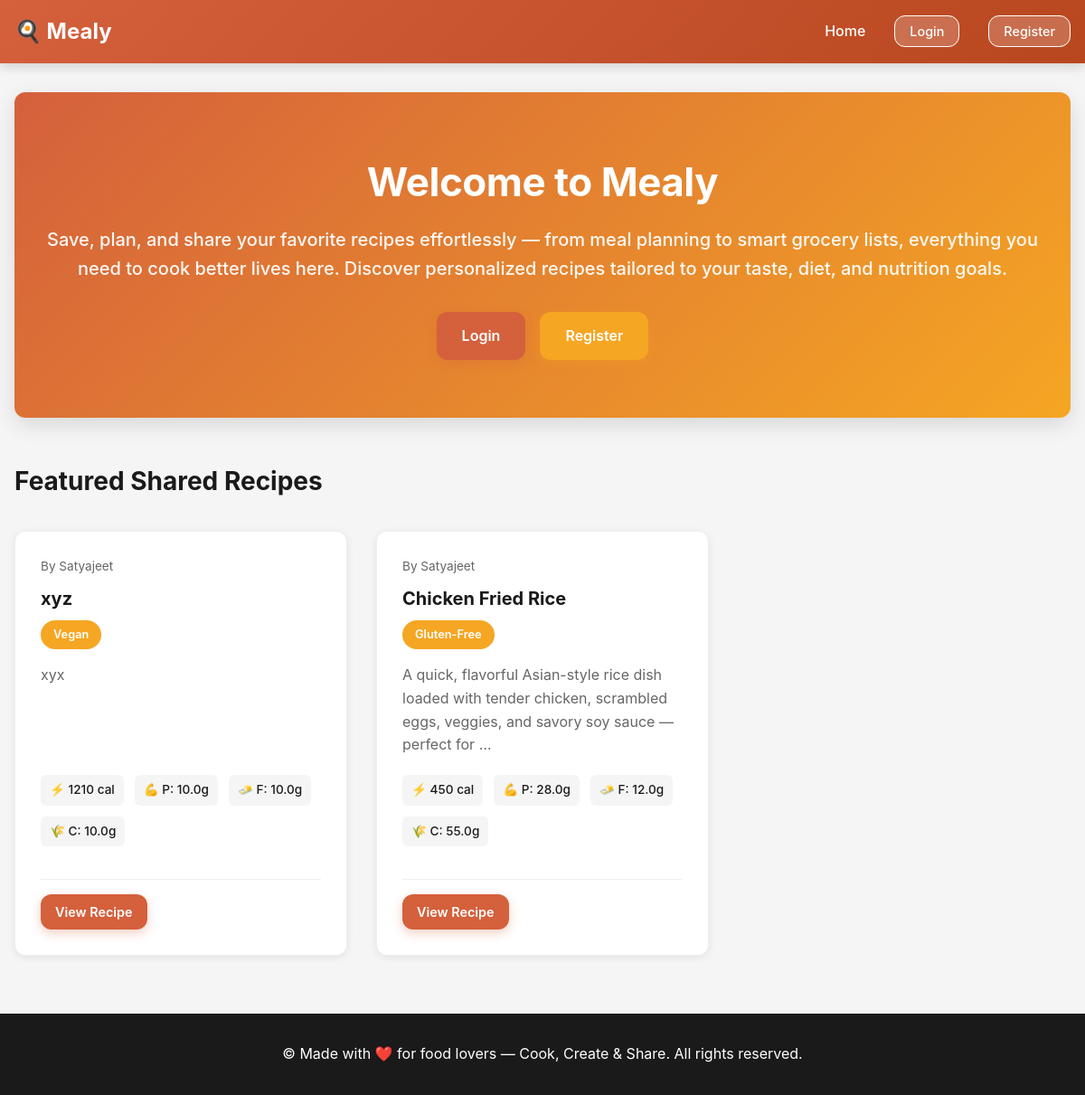
Before: / with the older database file.
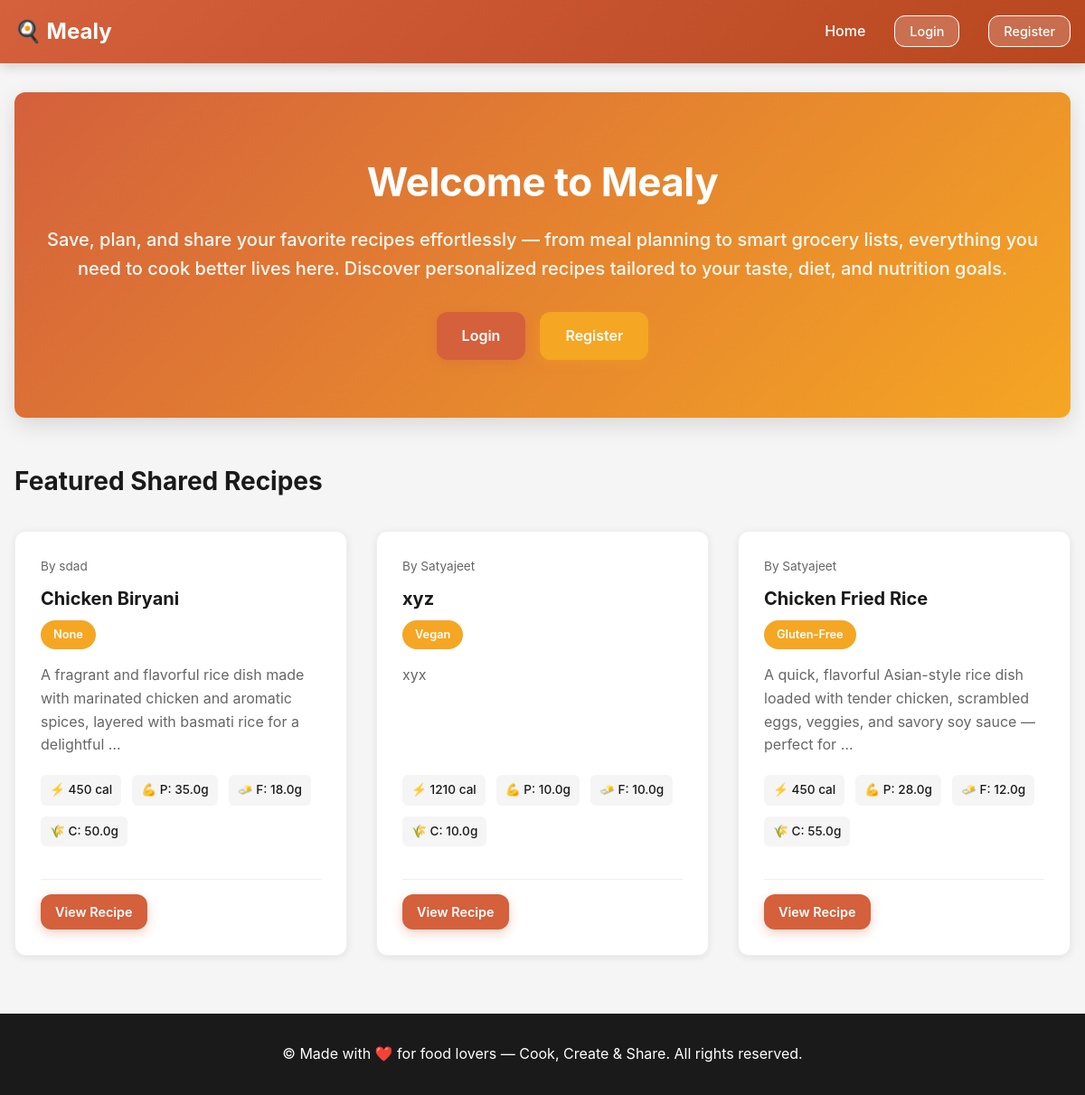
After: the same page with the newer database file.
### recipes/models.py (models this page shows, shortened)
class Recipe(models.Model):
    DIETARY_CHOICES = [
        ('none', 'None'),
        ('vegan', 'Vegan'),
        ('vegetarian', 'Vegetarian'),
        ('gluten_free', 'Gluten-Free'),
    ]
    user = models.ForeignKey(User, on_delete=models.CASCADE, related_name='recipes')
    title = models.CharField(max_length=255)
    description = models.TextField()
    ingredients = models.TextField()  # Stored as comma-separated or newline-separated
    instructions = models.TextField()
    calories = models.IntegerField(validators=[MinValueValidator(0)])
    protein = models.FloatField(validators=[MinValueValidator(0)])  # in grams
    fat = models.FloatField(validators=[MinValueValidator(0)])  # in grams
    carbs = models.FloatField(validators=[MinValueValidator(0)])  # in grams
    dietary_type = models.CharField(max_length=20, choices=DIETARY_CHOICES, default='none')
    is_shared = models.BooleanField(default=False)
    created_at = models.DateTimeField(auto_now_add=True)
    updated_at = models.DateTimeField(auto_now=True)
    class Meta:
        ordering = ['-created_at']

### recipes/views.py (the view)
# urls.py: path('', views.home, name='home'),
def home(request):
    shared_recipes = Recipe.objects.filter(is_shared=True).order_by('-created_at')[:6]
    context = {
        'shared_recipes': shared_recipes,
    }
    return render(request, 'recipes/home.html', context)

### templates/recipes/home.html (shortened to what this page needs)
{% extends 'base.html' %}
{% block content %}
<div class="home-hero">
    <h1>Welcome to Mealy</h1>
    <p>Save, plan, and share your favorite recipes effortlessly — from meal planning to smart grocery lists, everything you need to cook better lives here.
Discover personalized recipes tailored to your taste, diet, and nutrition goals.</p>
    {% if not user.is_authenticated %}
        <div class="hero-buttons">
            <a href="{% url 'login' %}" class="btn btn-primary">Login</a>
            <a href="{% url 'register' %}" class="btn btn-secondary">Register</a>
        </div>
    {% else %}
        <div class="hero-buttons">
            <a href="{% url 'add_recipe' %}" class="btn btn-primary">Add Recipe</a>
            <a href="{% url 'my_recipes' %}" class="btn btn-secondary">My Recipes</a>
        </div>
    {% endif %}
</div>
<div class="shared-recipes-section">
    <h2>Featured Shared Recipes</h2>
    {% if shared_recipes %}
        <div class="recipe-grid">
            {% for recipe in shared_recipes %}
                <div class="recipe-card">
                    <div class="author">By {{ recipe.user.username }}</div>
                    <h3>{{ recipe.title }}</h3>
                    <p class="dietary-badge">{{ recipe.get_dietary_type_display }}</p>
                    <p class="recipe-description">{{ recipe.description|truncatewords:20 }}</p>
                    <div class="nutrition-info">
                        <span>⚡ {{ recipe.calories }} cal</span>
                        <span>💪 P: {{ recipe.protein }}g</span>
                        <span>🧈 F: {{ recipe.fat }}g</span>
                        <span>🌾 C: {{ recipe.carbs }}g</span>
                    </div>
                    <div class="recipe-footer">
                        <a href="{% url 'view_recipe' recipe.id %}" class="btn btn-small btn-primary">View Recipe</a>
                    </div>
                </div>
            {% endfor %}
        </div>
    {% else %}
        <p>No shared recipes yet. Be the first to share!</p>
    {% endif %}
</div>
{% endblock %}

### templates/base.html (shortened to what this page needs)
<!DOCTYPE html>
<html lang="en">
<head>
    <link rel="stylesheet" href="/static/style.css">
</head>
<body>
    <nav class="navbar">
        <div class="nav-container">
            <a href="{% url 'home' %}" class="logo">🍳 Mealy</a>
            <ul class="nav-menu">
                <li><a href="{% url 'home' %}">Home</a></li>
                {% if user.is_authenticated %}
                    <li><a href="{% url 'my_recipes' %}">My Recipes</a></li>
                    <li><a href="{% url 'favorite_recipes' %}">♥ Favorites</a></li>
                    <li><a href="{% url 'meal_plans' %}">Meal Plans</a></li>
                    <li><a href="{% url 'shopping_lists' %}">Shopping Lists</a></li>
                    <li><a href="{% url 'shared_recipes' %}">Browse Recipes</a></li>
                    <li><a href="{% url 'dashboard' %}">Dashboard</a></li>
                    <li><span class="username">{{ user.username }}</span></li>
                    <li><a href="{% url 'logout' %}" class="btn-logout">Logout</a></li>
                {% else %}
                    <li><a href="{% url 'login' %}" class="btn-login">Login</a></li>
                    <li><a href="{% url 'register' %}" class="btn-register">Register</a></li>
                {% endif %}
            </ul>
        </div>
    </nav>
    <div class="container">
        {% block content %}{% endblock %}
    </div>
    <footer class="footer">
        <p>&copy; Made with ❤️ for food lovers — Cook, Create & Share. All rights reserved.</p>
    </footer>
</body>
</html>

### static/style.css (style rules this page uses)
* { margin: 0; padding: 0; box-sizing: border-box; }
:root { --primary-color: #d4603c; --primary-dark: #b8471f; --secondary-color: #f5a623; --accent-color: #2d5016; --danger-color: #e74c3c; --success-color: #27ae60; --gray-50: #fafafa; --gray-100: #f5f5f5; --gray-200: #efefef; --gray-300: #ddd; --gray-600: #666; --gray-900: #1a1a1a; --text-color: #2c2c2c; --bg-color: #ffffff; --border-radius: 12px; }
body { font-family: -apple-system, BlinkMacSystemFont, "Segoe UI", "Roboto", sans-serif; line-height: 1.6; color: var(--text-color); background-color: var(--gray-100); }
.navbar { background: linear-gradient(135deg, var(--primary-color) 0%, var(--primary-dark) 100%); color: white; padding: 1rem 0; box-shadow: 0 4px 12px rgba(0, 0, 0, 0.15); position: sticky; top: 0; z-index: 100; }
.nav-container { max-width: 1200px; margin: 0 auto; padding: 0 1rem; display: flex; justify-content: space-between; align-items: center; }
.logo { font-size: 1.5rem; font-weight: bold; color: white; text-decoration: none; }
.nav-menu { display: flex; list-style: none; gap: 2rem; align-items: center; }
.nav-menu a { color: white; text-decoration: none; transition: opacity 0.3s; font-weight: 500; }
.btn-login, .btn-logout, .btn-register { padding: 0.5rem 1rem; border-radius: var(--border-radius); font-size: 0.9rem; border: none; cursor: pointer; transition: all 0.3s; }
.btn-login, .btn-register { background-color: rgba(255, 255, 255, 0.2); border: 1px solid white; }
.container { max-width: 1200px; margin: 2rem auto; padding: 0 1rem; min-height: calc(100vh - 200px); }
.home-hero { text-align: center; padding: 4rem 2rem; background: linear-gradient(135deg, var(--primary-color) 0%, var(--secondary-color) 100%); color: white; border-radius: var(--border-radius); margin-bottom: 3rem; box-shadow: 0 8px 24px rgba(0, 0, 0, 0.12); }
.home-hero h1 { font-size: 2.75rem; margin-bottom: 0.75rem; font-weight: 700; letter-spacing: -0.5px; }
.home-hero p { font-size: 1.25rem; margin-bottom: 2rem; opacity: 0.95; font-weight: 500; }
.hero-buttons { display: flex; gap: 1rem; justify-content: center; flex-wrap: wrap; }
.btn { padding: 0.875rem 1.75rem; border-radius: var(--border-radius); text-decoration: none; border: none; cursor: pointer; font-size: 1rem; transition: all 0.3s ease; display: inline-block; text-align: center; font-weight: 600; }
.btn-primary { background-color: var(--primary-color); color: white; box-shadow: 0 4px 12px rgba(212, 96, 60, 0.3); }
.btn-secondary { background-color: var(--secondary-color); color: white; box-shadow: 0 4px 12px rgba(245, 166, 35, 0.3); }
.btn-small { padding: 0.5rem 1rem; font-size: 0.9rem; }
.recipe-grid { display: grid; grid-template-columns: repeat(auto-fill, minmax(300px, 1fr)); gap: 2rem; margin-top: 2rem; }
.recipe-card { background: white; border-radius: var(--border-radius); padding: 1.75rem; box-shadow: 0 2px 8px rgba(0, 0, 0, 0.08); transition: all 0.4s ease; display: flex; flex-direction: column; border: 1px solid var(--gray-200); }
.recipe-card h3 { margin-bottom: 0.5rem; color: var(--gray-900); font-size: 1.25rem; font-weight: 700; }
.dietary-badge { display: inline-block; background-color: var(--secondary-color); color: white; padding: 0.375rem 0.875rem; border-radius: 20px; font-size: 0.8rem; margin-bottom: 1rem; width: fit-content; font-weight: 600; }
.recipe-description { color: var(--gray-600); margin-bottom: 1.25rem; flex-grow: 1; line-height: 1.6; }
.nutrition-info { display: flex; gap: 0.75rem; font-size: 0.85rem; margin-bottom: 1.25rem; flex-wrap: wrap; }
.nutrition-info span { background-color: var(--gray-100); padding: 0.375rem 0.625rem; border-radius: 6px; font-weight: 500; color: var(--gray-900); }
.author { font-size: 0.85rem; color: var(--gray-600); margin-bottom: 0.5rem; }
.recipe-footer { display: flex; justify-content: space-between; align-items: center; margin-top: 1rem; padding-top: 1rem; border-top: 1px solid var(--gray-200); }
.shared-recipes-section { margin-top: 3rem; }
.shared-recipes-section h2 { color: var(--gray-900); margin-bottom: 2rem; font-size: 1.75rem; font-weight: 700; }
.footer { background: linear-gradient(135deg, var(--gray-900), var(--gray-900)); color: white; text-align: center; padding: 2rem; margin-top: 4rem; }

Changed rows visible on the page:
added Recipe: user.username "sdad", title "Chicken Biryani", dietary_type "None", description "A fragrant and flavorful rice dish made with marinated chicken and aromatic spices, layered with basmati rice for a delightful …", calories "450", protein "35.0", fat "18.0", carbs "50.0"
